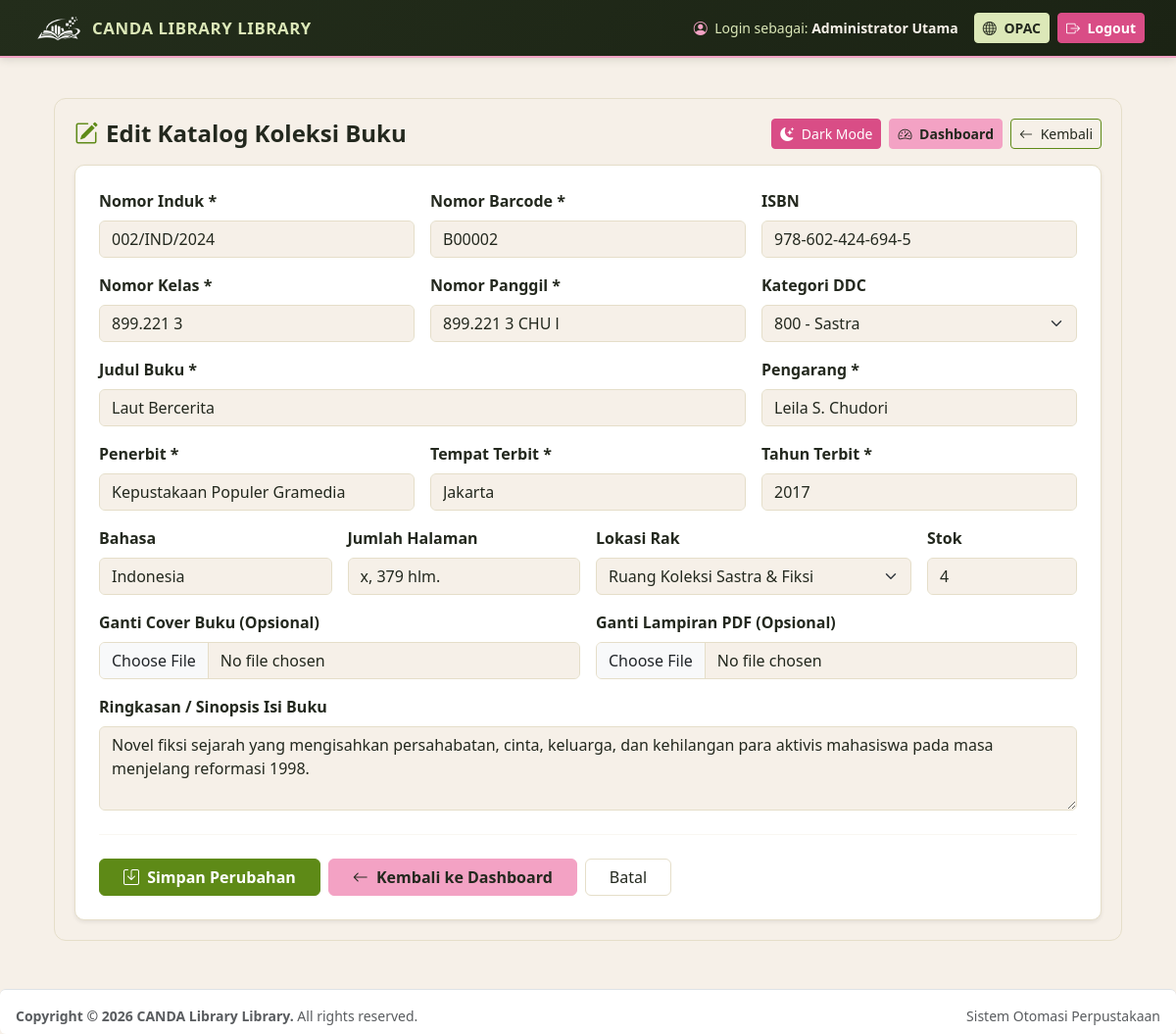
/bibliografi/ubah.php?id=2 (signed in), run on the app's committed database.
### tables this page shows
CREATE TABLE IF NOT EXISTS pengaturan_denda (
    id_denda INT AUTO_INCREMENT PRIMARY KEY,
    nominal_denda INT NOT NULL DEFAULT 1000,
    lama_pinjam_default INT NOT NULL DEFAULT 7,
    nama_perpustakaan VARCHAR(150) DEFAULT 'CANDA Library Library - Sistem Otomasi Perpustakaan',
    updated_at TIMESTAMP DEFAULT CURRENT_TIMESTAMP ON UPDATE CURRENT_TIMESTAMP
);

CREATE TABLE IF NOT EXISTS buku (
    id_buku INT AUTO_INCREMENT PRIMARY KEY,
    nomor_induk VARCHAR(30) NOT NULL UNIQUE,
    nomor_barcode VARCHAR(30) NOT NULL UNIQUE,
    isbn VARCHAR(30) DEFAULT '-',
    nomor_kelas VARCHAR(30) NOT NULL,
    no_panggil VARCHAR(50) NOT NULL,
    judul VARCHAR(200) NOT NULL,
    pengarang VARCHAR(150) NOT NULL,
    penerbit VARCHAR(100) NOT NULL,
    tempat_terbit VARCHAR(100) DEFAULT 'Jakarta',
    tahun_terbit YEAR NOT NULL,
    bahasa VARCHAR(50) DEFAULT 'Indonesia',
    jumlah_halaman VARCHAR(50) DEFAULT '200 hlm.',
    sinopsis TEXT,
    id_kategori INT,
    id_rak INT,
    stok INT NOT NULL DEFAULT 1,
    sampul VARCHAR(255) DEFAULT '',
    lampiran_pdf VARCHAR(255) DEFAULT '',
    tanggal_masuk TIMESTAMP DEFAULT CURRENT_TIMESTAMP,
    FOREIGN KEY (id_kategori) REFERENCES kategori(id_kategori) ON DELETE SET NULL,
    FOREIGN KEY (id_rak) REFERENCES rak(id_rak) ON DELETE SET NULL
);

CREATE TABLE IF NOT EXISTS kategori (
    id_kategori INT AUTO_INCREMENT PRIMARY KEY,
    kode_ddc VARCHAR(20) NOT NULL,
    nama_kategori VARCHAR(100) NOT NULL
);

CREATE TABLE IF NOT EXISTS rak (
    id_rak INT AUTO_INCREMENT PRIMARY KEY,
    nama_rak VARCHAR(100) NOT NULL
);

### config/koneksi.php (called while the page is built, shortened)
<?php
$host = "sqlXXX.infinityfree.com";
$user = "if0_43497672";
$pass = "PASSWORD_MYSQL_KAMU";
$db   = "if0_43497672_db_candalibrary";
$conn = mysqli_connect($host, $user, $pass, $db);
mysqli_query($conn, "CREATE TABLE IF NOT EXISTS pengaturan_denda (
    id INT AUTO_INCREMENT PRIMARY KEY,
    nominal_denda INT DEFAULT 1000,
    lama_pinjam_default INT DEFAULT 7,
    nama_perpustakaan VARCHAR(100) DEFAULT 'CANDA Library'
)");
$q_set = mysqli_query($conn, "SELECT * FROM pengaturan_denda LIMIT 1");
$pengaturan = mysqli_fetch_assoc($q_set);
?>

### bibliografi/ubah.php (the view, shortened to what this page needs)
<?php
require_once '../config/koneksi.php';
$id = isset($_GET['id']) ? (int)$_GET['id'] : 0;
$q_buku = mysqli_query($conn, "SELECT * FROM buku WHERE id_buku = $id");
$b = $q_buku ? mysqli_fetch_assoc($q_buku) : null;
$q_kat = mysqli_query($conn, "SELECT * FROM kategori ORDER BY kode_ddc ASC");
$q_rak = mysqli_query($conn, "SELECT * FROM rak ORDER BY nama_rak ASC");
require_once '../includes/header.php';
?>
<div class="ubah-buku-wrapper">
    <div class="d-flex flex-wrap justify-content-between align-items-center gap-2 mb-3">
        <h4 class="fw-bold mb-0">
            <i class="bi bi-pencil-square me-2" style="color: var(--grass);"></i>Edit Katalog Koleksi Buku
        </h4>
        <div class="d-flex flex-wrap gap-2">
            <button type="button" id="toggleModeUbahBuku" class="btn btn-sm btn-raspberry">
                <i class="bi bi-moon-stars-fill me-1" id="iconModeUbahBuku"></i>
                <span id="labelModeUbahBuku">Dark Mode</span>
            </button>
            <a href="../admin/dashboard.php" class="btn btn-bubblegum btn-sm">
                <i class="bi bi-speedometer2 me-1"></i> Dashboard
            </a>
            <a href="tampil.php" class="btn btn-outline-secondary btn-sm" style="border-color: var(--grass); color: var(--text-panel);">
                <i class="bi bi-arrow-left me-1"></i> Kembali
            </a>
        </div>
    </div>
    <div class="card ubah-buku-card border-0 shadow-sm">
        <div class="card-body p-4">
            <form method="POST" enctype="multipart/form-data">
                <div class="row g-3">
                    <div class="col-md-4">
                        <label class="form-label fw-semibold">Nomor Induk *</label>
                        <input type="text" name="nomor_induk" class="form-control" value="<?= htmlspecialchars($b['nomor_induk']) ?>" required>
                    </div>
                    <div class="col-md-4">
                        <label class="form-label fw-semibold">Nomor Barcode *</label>
                        <input type="text" name="nomor_barcode" class="form-control" value="<?= htmlspecialchars($b['nomor_barcode']) ?>" required>
                    </div>
                    <div class="col-md-4">
                        <label class="form-label fw-semibold">ISBN</label>
                        <input type="text" name="isbn" class="form-control" value="<?= htmlspecialchars($b['isbn']) ?>">
                    </div>
                    <div class="col-md-4">
                        <label class="form-label fw-semibold">Nomor Kelas *</label>
                        <input type="text" name="nomor_kelas" class="form-control" value="<?= htmlspecialchars($b['nomor_kelas']) ?>" required>
                    </div>
                    <div class="col-md-4">
                        <label class="form-label fw-semibold">Nomor Panggil *</label>
                        <input type="text" name="no_panggil" class="form-control" value="<?= htmlspecialchars($b['no_panggil']) ?>" required>
                    </div>
                    <div class="col-md-4">
                        <label class="form-label fw-semibold">Kategori DDC</label>
                        <select name="id_kategori" class="form-select">
                            <?php if($q_kat): ?>
                                <?php while($k = mysqli_fetch_assoc($q_kat)): ?>
                                    <option value="<?= (int)$k['id_kategori'] ?>" <?= ($b['id_kategori'] == $k['id_kategori']) ? 'selected' : '' ?>>
                                        <?= htmlspecialchars($k['kode_ddc']) ?> - <?= htmlspecialchars($k['nama_kategori']) ?>
                                    </option>
                                <?php endwhile; ?>
                            <?php endif; ?>
                        </select>
                    </div>
                    <div class="col-md-8">
                        <label class="form-label fw-semibold">Judul Buku *</label>
                        <input type="text" name="judul" class="form-control" value="<?= htmlspecialchars($b['judul']) ?>" required>
                    </div>
                    <div class="col-md-4">
                        <label class="form-label fw-semibold">Pengarang *</label>
                        <input type="text" name="pengarang" class="form-control" value="<?= htmlspecialchars($b['pengarang']) ?>" required>
                    </div>
                    <div class="col-md-4">
                        <label class="form-label fw-semibold">Penerbit *</label>
                        <input type="text" name="penerbit" class="form-control" value="<?= htmlspecialchars($b['penerbit']) ?>" required>
                    </div>
                    <div class="col-md-4">
                        <label class="form-label fw-semibold">Tempat Terbit *</label>
                        <input type="text" name="tempat_terbit" class="form-control" value="<?= htmlspecialchars($b['tempat_terbit']) ?>" required>
                    </div>
                    <div class="col-md-4">
                        <label class="form-label fw-semibold">Tahun Terbit *</label>
                        <input type="number" name="tahun_terbit" class="form-control" value="<?= (int)$b['tahun_terbit'] ?>" required>
                    </div>
                    <div class="col-md-3">
                        <label class="form-label fw-semibold">Bahasa</label>
                        <input type="text" name="bahasa" class="form-control" value="<?= htmlspecialchars($b['bahasa']) ?>" required>
                    </div>
                    <div class="col-md-3">
                        <label class="form-label fw-semibold">Jumlah Halaman</label>
                        <input type="text" name="jumlah_halaman" class="form-control" value="<?= htmlspecialchars($b['jumlah_halaman']) ?>" required>
                    </div>
                    <div class="col-md-4">
                        <label class="form-label fw-semibold">Lokasi Rak</label>
                        <select name="id_rak" class="form-select">
                            <?php if($q_rak): ?>
                                <?php while($r = mysqli_fetch_assoc($q_rak)): ?>
                                    <option value="<?= (int)$r['id_rak'] ?>" <?= ($b['id_rak'] == $r['id_rak']) ? 'selected' : '' ?>>
                                        <?= htmlspecialchars($r['nama_rak']) ?>
                                    </option>
                                <?php endwhile; ?>
                            <?php endif; ?>
                        </select>
                    </div>
                    <div class="col-md-2">
                        <label class="form-label fw-semibold">Stok</label>
                        <input type="number" name="stok" class="form-control" value="<?= (int)$b['stok'] ?>" required>
                    </div>
                    <div class="col-md-6">
                        <label class="form-label fw-semibold">Ganti Cover Buku (Opsional)</label>
                        <input type="file" name="sampul" class="form-control" accept="image/*">
                    </div>
                    <div class="col-md-6">
                        <label class="form-label fw-semibold">Ganti Lampiran PDF (Opsional)</label>
                        <input type="file" name="lampiran_pdf" class="form-control" accept="application/pdf">
                    </div>
                    <div class="col-12">
                        <label class="form-label fw-semibold">Ringkasan / Sinopsis Isi Buku</label>
                        <textarea name="sinopsis" class="form-control" rows="3"><?= htmlspecialchars($b['sinopsis']) ?></textarea>
                    </div>
                </div>
                <hr class="my-4" style="border-color: var(--border-panel);">
                <div class="d-flex flex-wrap gap-2">
                    <button type="submit" class="btn btn-grass fw-bold px-4">
                        <i class="bi bi-save me-1"></i> Simpan Perubahan
                    </button>
                    <a href="../admin/dashboard.php" class="btn btn-bubblegum px-4">
                        <i class="bi bi-arrow-left me-1"></i> Kembali ke Dashboard
                    </a>
                    <a href="tampil.php" class="btn btn-outline-secondary px-4" style="border-color: var(--border-panel); color: var(--text-panel);">Batal</a>
                </div>
            </form>
        </div>
    </div>
</div>
<?php require_once '../includes/footer.php'; ?>

### includes/header.php (shortened to what this page needs)
<?php
$nama_perpus = isset($pengaturan['nama_perpustakaan']) ? $pengaturan['nama_perpustakaan'] : 'CANDA Library';
$role_user   = isset($_SESSION['nama_petugas']) ? $_SESSION['nama_petugas'] : 'Administrator';
?>
<!DOCTYPE html>
<html lang="id">
<head>
    <link href="https://cdn.jsdelivr.net/npm/bootstrap@5.3.3/dist/css/bootstrap.min.css" rel="stylesheet">
    <link href="https://cdn.jsdelivr.net/npm/bootstrap-icons@1.11.3/font/bootstrap-icons.min.css" rel="stylesheet">
</head>
<body>
    <nav class="navbar navbar-expand main-header mb-3">
        <div class="container-fluid">
            <a class="navbar-brand d-flex align-items-center gap-2 py-0" href="../admin/dashboard.php">
                <img src="../uploads/lampiran/logo.png" alt="Logo <?= htmlspecialchars(strtoupper($nama_perpus)) ?>" class="brand-logo-img">
                <span class="brand-title-caps text-uppercase"><?= htmlspecialchars($nama_perpus) ?></span>
            </a>
            <div class="navbar-nav ms-auto align-items-center">
                <span class="navbar-text me-3 small" style="color: var(--pistachio);">
                    <i class="bi bi-person-circle me-1" style="color: var(--bubblegum);"></i> Login sebagai:
                    <strong style="color: var(--ivory);"><?= htmlspecialchars($role_user) ?></strong>
                </span>
                <a href="../index.php" target="_blank" class="btn btn-canda-opac btn-sm me-2">
                    <i class="bi bi-globe me-1"></i> OPAC
                </a>
                <a href="../auth/logout.php" onclick="return confirm('Keluar dari sistem?')" class="btn btn-canda-logout btn-sm">
                    <i class="bi bi-box-arrow-right me-1"></i> Logout
                </a>
            </div>
        </div>
    </nav>
    <div class="container main-content">

### includes/footer.php (shortened to what this page needs)
</div>
    <footer class="mt-4 pt-3 border-top bg-white px-3 py-2 rounded small text-muted d-flex justify-content-between">
        <div><strong>Copyright &copy; <?= date('Y') ?> <?= htmlspecialchars($pengaturan['nama_perpustakaan']) ?>.</strong> All rights reserved.</div>
        <div>Sistem Otomasi Perpustakaan</div>
    </footer>
</body>
</html>

### includes/header.php (style rules this page uses)
:root { --pistachio: #DCE8B8; --grass: #5E8A17; --grass-dark: #466810; --raspberry: #D94D86; --raspberry-dark: #B5376B; --bubblegum: #F3A2C4; --ivory: #F6F0E8; --ink: #23281E; --muted: #646B5E; --border-soft: #E5DEC9; }
body { background-color: var(--ivory); color: var(--ink); font-family: 'Segoe UI', Tahoma, Geneva, Verdana, sans-serif; }
.main-header { background: linear-gradient(135deg, #232D1B 0%, #1B2314 100%); border-bottom: 2px solid var(--bubblegum); padding: 10px 20px; box-shadow: 0 2px 8px rgba(35, 45, 27, 0.14); }
.brand-logo-img { height: 36px; width: auto; object-fit: contain; display: block; }
.brand-title-caps { color: var(--pistachio); letter-spacing: 0.6px; font-size: 1.05rem; font-weight: 800; text-transform: uppercase; }
.main-content { padding: 25px; }
.btn-canda-opac { background-color: var(--pistachio); border-color: var(--pistachio); color: var(--ink); font-weight: 600; }
.btn-canda-logout { background-color: var(--raspberry); border-color: var(--raspberry); color: #FFFFFF; font-weight: 600; }

### bibliografi/ubah.php (style rules this page uses)
:root { --pistachio: #DCE8B8; --grass: #5E8A17; --grass-dark: #466810; --raspberry: #D94D86; --raspberry-dark: #B5376B; --bubblegum: #F3A2C4; --ivory: #F6F0E8; --bg-panel: #F6F0E8; --bg-card: #FFFFFF; --text-panel: #23281E; --text-soft: #646B5E; --border-panel: #E5DEC9; }
.ubah-buku-wrapper { background-color: var(--bg-panel); color: var(--text-panel); border: 1px solid var(--border-panel); border-radius: 12px; padding: 20px; transition: background-color 0.25s ease, color 0.25s ease; }
.ubah-buku-card { background-color: var(--bg-card) !important; color: var(--text-panel) !important; border: 1px solid var(--border-panel) !important; border-radius: 10px; }
.ubah-buku-card .form-control, .ubah-buku-card .form-select { background-color: var(--bg-panel); color: var(--text-panel); border-color: var(--border-panel); }
.btn-grass { background-color: var(--grass); border-color: var(--grass); color: #FFFFFF; }
.btn-bubblegum { background-color: var(--bubblegum); border-color: var(--bubblegum); color: #23281E; font-weight: 600; }
.btn-raspberry { background-color: var(--raspberry); border-color: var(--raspberry); color: #FFFFFF; }

### data on the page
pengaturan_denda: nama_perpustakaan "CANDA LIBRARY LIBRARY", nama_perpustakaan "CANDA Library Library"
buku: nomor_induk "002/IND/2024", nomor_barcode "B00002", isbn "978-602-424-694-5", nomor_kelas "899.221 3", no_panggil "899.221 3 CHU l", id_kategori "800 - Sastra", judul "Laut Bercerita", pengarang "Leila S. Chudori", penerbit "Kepustakaan Populer Gramedia", tempat_terbit "Jakarta", tahun_terbit "2017", bahasa "Indonesia", jumlah_halaman "x, 379 hlm.", id_rak "Ruang Koleksi Sastra & Fiksi", stok "4", sinopsis "Novel fiksi sejarah yang mengisahkan persahabatan, cinta, keluarga, dan kehilangan para aktivis mahasiswa pada masa menjelang reformasi 1998."

### other printed values
$role_user "Administrator Utama"
